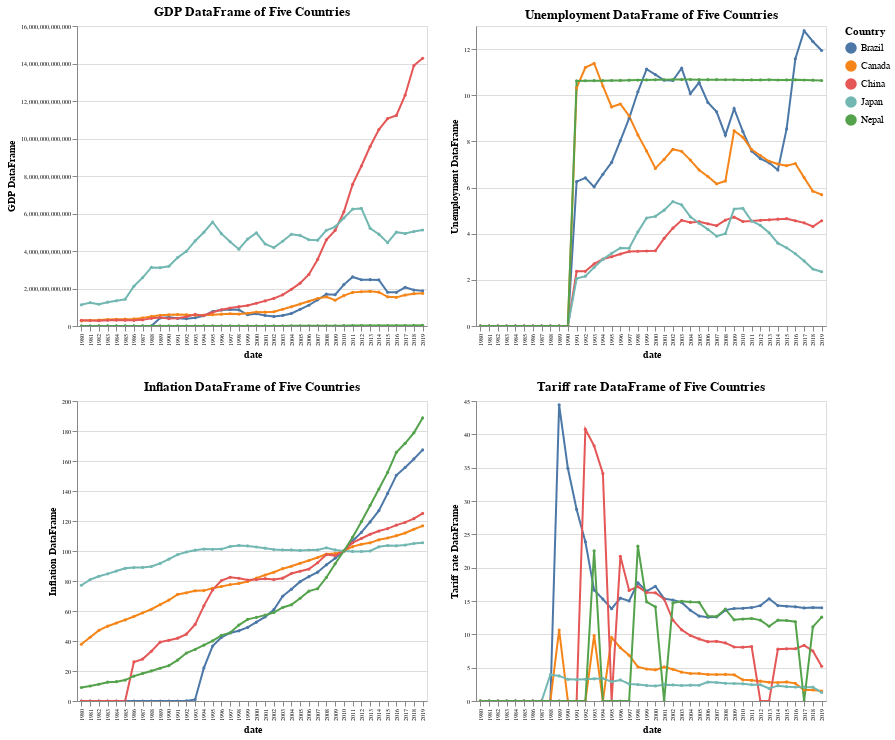

The notebook cell saved with this chart:
### Markdown cell above
- This code defines a function `draw_line_chart` to create interactive line charts for every indicators across five countries. Each chart displays trends over time, with different colors representing different countries. Tooltips provide detailed information on specific data points. The charts are organized into a grid layout with two charts per row, ensuring a clear and structured visual comparison.

### Code cell
def draw_line_chart(name, df):
    df = df.reset_index()
    long_df = pd.melt(df, id_vars=['date'], var_name='Country', value_name=f'{name}')
    chart = alt.Chart(long_df).mark_line(point={'size': 10}).encode(
        x='date:O',  # 'date:T' if the year is in datetime format
        y=f'{name}:Q',
        color='Country:N',
        tooltip=['Country', 'date', f'{name}']
    ).properties(
        title=f'{name} of Five Countries',
        width=350,  
        height=300 
    ).interactive() # set interactive chart
    return chart

charts = [draw_line_chart(name, df) for name, df in dfs.items()]

# organize the charts into two parts, setting two charts in every part. 
grid = alt.vconcat(
    alt.hconcat(*charts[:2]),
    alt.hconcat(*charts[2:4])
).configure_axis(
    labelFontSize=6,  # 设置坐标轴标签字体大小为10
    titleFontSize=10  # 设置坐标轴标题字体大小为12
)


grid.display()

### Figure 1 — Vega-Lite specification as saved in the notebook (floating-point values rounded to 4 significant figures; data arrays with more than 128 entries replaced by an {"elided": "..."} marker saying what was removed)
{"config": {"view": {"continuousWidth": 300, "continuousHeight": 300}, "axis": {"labelFontSize": 6, "titleFontSize": 10}}, "vconcat": [{"hconcat": [{"data": {"name": "data-760f81df3928e43ffbb742447a6f0ecf"}, "mark": {"type": "line", "point": {"size": 10}}, "encoding": {"color": {"field": "Country", "type": "nominal"}, "tooltip": [{"field": "Country", "type": "nominal"}, {"field": "date", "type": "quantitative"}, {"field": "GDP DataFrame", "type": "quantitative"}], "x": {"field": "date", "type": "ordinal"}, "y": {"field": "GDP DataFrame", "type": "quantitative"}}, "height": 300, "name": "view_2", "title": "GDP DataFrame of Five Countries", "width": 350}, {"data": {"name": "data-2cb18e89d17bcf78fe806101fa97be6a"}, "mark": {"type": "line", "point": {"size": 10}}, "encoding": {"color": {"field": "Country", "type": "nominal"}, "tooltip": [{"field": "Country", "type": "nominal"}, {"field": "date", "type": "quantitative"}, {"field": "Unemployment DataFrame", "type": "quantitative"}], "x": {"field": "date", "type": "ordinal"}, "y": {"field": "Unemployment DataFrame", "type": "quantitative"}}, "height": 300, "name": "view_3", "title": "Unemployment DataFrame of Five Countries", "width": 350}]}, {"hconcat": [{"data": {"name": "data-c028188cf3e761b152b0217e5b521862"}, "mark": {"type": "line", "point": {"size": 10}}, "encoding": {"color": {"field": "Country", "type": "nominal"}, "tooltip": [{"field": "Country", "type": "nominal"}, {"field": "date", "type": "quantitative"}, {"field": "Inflation DataFrame", "type": "quantitative"}], "x": {"field": "date", "type": "ordinal"}, "y": {"field": "Inflation DataFrame", "type": "quantitative"}}, "height": 300, "name": "view_4", "title": "Inflation DataFrame of Five Countries", "width": 350}, {"data": {"name": "data-a04af080935db5de397004c779c7afa6"}, "mark": {"type": "line", "point": {"size": 10}}, "encoding": {"color": {"field": "Country", "type": "nominal"}, "tooltip": [{"field": "Country", "type": "nominal"}, {"field": "date", "type": "quantitative"}, {"field": "Tariff rate DataFrame", "type": "quantitative"}], "x": {"field": "date", "type": "ordinal"}, "y": {"field": "Tariff rate DataFrame", "type": "quantitative"}}, "height": 300, "name": "view_5", "title": "Tariff rate DataFrame of Five Countries", "width": 350}]}], "params": [{"name": "param_2", "select": {"type": "interval", "encodings": ["x", "y"]}, "bind": "scales", "views": ["view_2"]}, {"name": "param_3", "select": {"type": "interval", "encodings": ["x", "y"]}, "bind": "scales", "views": ["view_3"]}, {"name": "param_4", "select": {"type": "interval", "encodings": ["x", "y"]}, "bind": "scales", "views": ["view_4"]}, {"name": "param_5", "select": {"type": "interval", "encodings": ["x", "y"]}, "bind": "scales", "views": ["view_5"]}], "$schema": "https://vega.github.io/schema/vega-lite/v5.17.0.json", "datasets": {"data-760f81df3928e43ffbb742447a6f0ecf": {"elided": "200 records"}, "data-2cb18e89d17bcf78fe806101fa97be6a": {"elided": "200 records"}, "data-c028188cf3e761b152b0217e5b521862": {"elided": "200 records"}, "data-a04af080935db5de397004c779c7afa6": {"elided": "200 records"}}}
